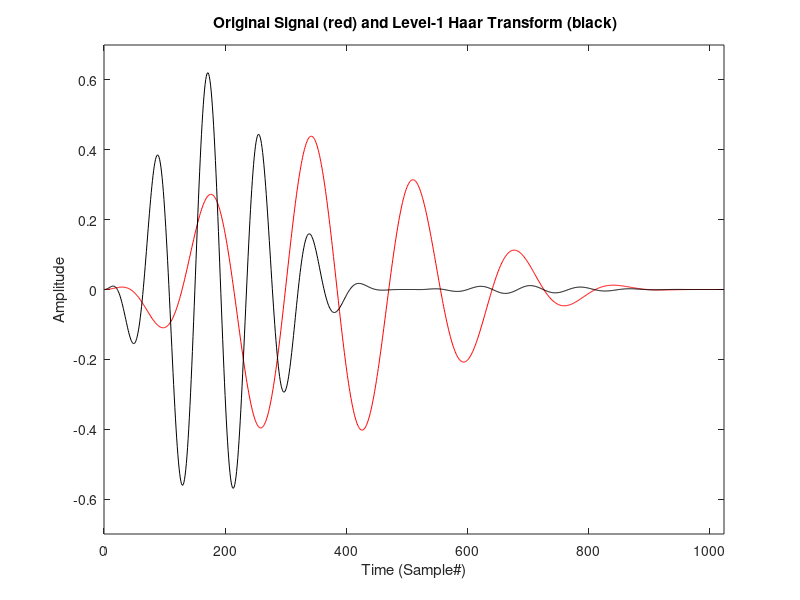

The MATLAB source for this figure:
% pr15_1.m
% A level-1 Haar Wavelet Analysis

clear;

N=1024;                     			% # of points

for n=1:N;m=(n-1)/N;g(n)=20*m^2*(1-m)^4*cos(12*pi*m);end; 	% input signal 
											
for m=1:N/2;
   	a(m)=(g(2*m-1)+g(2*m))/sqrt(2); 	% Use direct formulas for t and f (See 
	d(m)=(g(2*m-1)-g(2*m))/sqrt(2);		% XV, equations 15.4 and 15.5)
end;

H1=[a d];                               % The level-1 Haar transform

% plot results
figure
plot(g,'r');
hold
plot(H1,'k');
axis([0 1024 -0.7 0.7]);
xlabel ('Time (Sample#)')
ylabel ('Amplitude')
title(' Original Signal (red) and Level-1 Haar Transform (black)')
